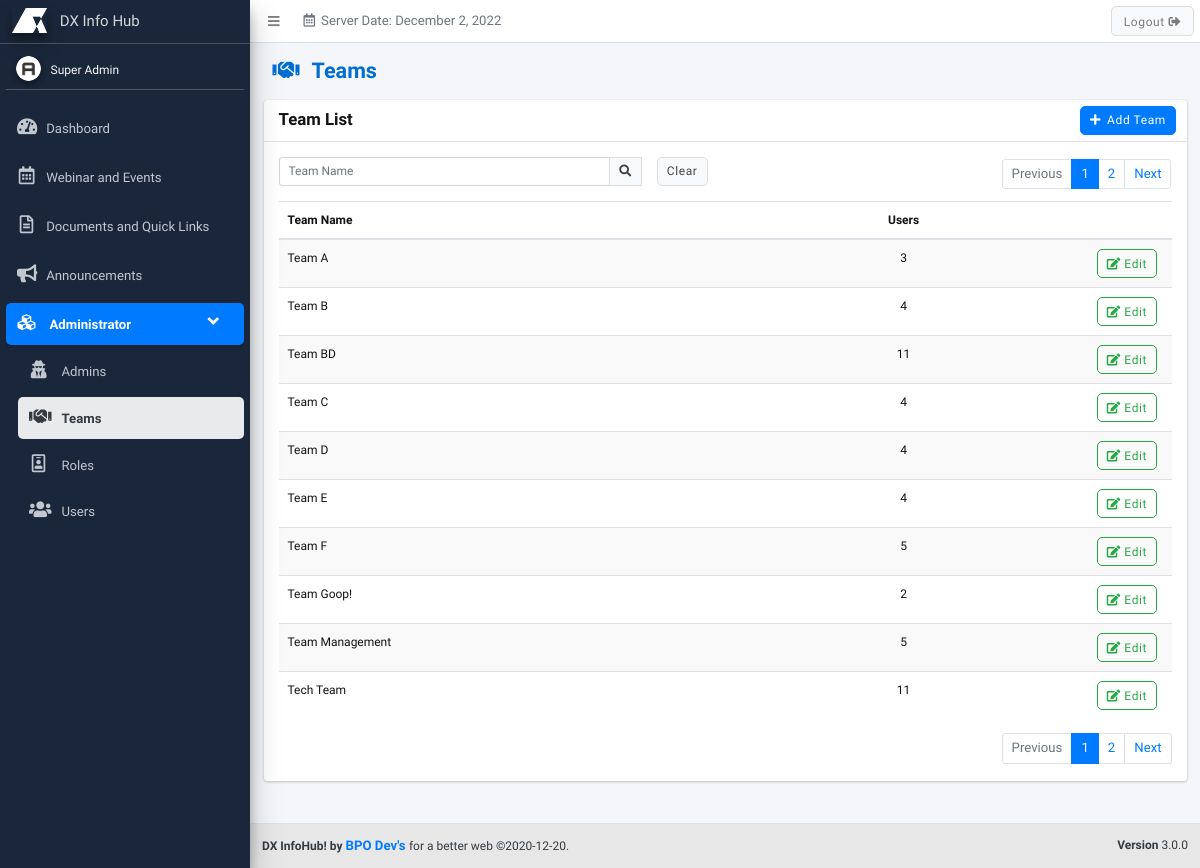
/pages/teams/index.php (signed in), run on the app's committed database.
### tables this page shows
CREATE TABLE `teams` (
  `id` int(11) NOT NULL,
  `team_name` varchar(100) NOT NULL,
  `team_status` int(11) NOT NULL DEFAULT 0,
  `temp_del` int(11) NOT NULL DEFAULT 0,
  `timestamp` timestamp NOT NULL DEFAULT current_timestamp() ON UPDATE current_timestamp()
);

### includes/functions.php (called while the page is built, shortened)
<?php
function renderLang($lang_arr) {
	if(isset($lang_arr[$GLOBALS['default_lang_idx']])) {
		if($lang_arr[$GLOBALS['default_lang_idx']] != '') {
			$return = $lang_arr[$GLOBALS['default_lang_idx']];
		} else {
			$return = $lang_arr[0];
		}
	} else {
		$return = $lang_arr[0];
	}
	return $return;
}
function checkSession() {
	$r = 0;
	if(isset($_SESSION['sys_id'])) {
		$r = 1;
	}
	return $r;
}
function checkPermission($permission) {
	$r = 0;
	if(in_array($permission,$_SESSION['sys_permissions'])) {
		$r = 1;
	}
	return $r;
}
function encryptID($id,$module = '') {
	return processIDEncryption($id,'encrypt',$module);
}
function processIDEncryption($id,$action,$module) {
	$charBank_arr = array('_q','i','_B','l','_a','M','f','u','_g','O','h','9','V','W','F','s','6','K','P','_b','8','_r','X','3','Y','2','N','d','q','_S','j','_L','_R','p','Z','E','5','e','x','A','_k','_I','g','_Q','_G','J','G','_j','_J','b','_c','o','_E','_p','m','1','_i','_K','_o','B','I','S','_l','_H','0','_n','Q','y','_D','a','H','n','L','_C','D','t','k','_P','R','_e','_s','_M','z','_d','c','_A','_m','w','v','_h','_N','U','_O','T','C','7','_F','r','_f','4');
	$output = '';
	if($action == 'encrypt') {
		$epoch_time = substr(time() * rand(1,100),0,10);
		$dynamic_val = '';
		$dynamic_val .= $charBank_arr[($epoch_time[0].$epoch_time[1])*1];
		$dynamic_val .= $charBank_arr[($epoch_time[2].$epoch_time[3])*1];
		$dynamic_val .= $charBank_arr[($epoch_time[4].$epoch_time[5])*1];
		$dynamic_val .= $charBank_arr[($epoch_time[6].$epoch_time[7])*1];
		$dynamic_val .= $charBank_arr[($epoch_time[8].$epoch_time[9])*1];
		$secret_key = $dynamic_val;
	}
	$encrypt_method = "AES-256-CBC";
	$key = hash('sha256',$secret_key);
	if($module == '') {
		$module = $GLOBALS['page'];
	}
	$iv = substr(hash('sha256',$module),0,16);
	if($action == 'encrypt') {
		$output = base64_encode(openssl_encrypt($id,$encrypt_method,$key,0,$iv)).$dynamic_val;
	} else {
		$id = str_replace($secret_key,'',$id);
		$output = openssl_decrypt(base64_decode($id),$encrypt_method,$key,0,$iv);
	}
	return $output;
}
?>

### includes/lang/teams.php (called while the page is built, shortened)
<?php
$team = array(
	'Teams',
	''
);
$team_list = array(
	'Team List',
	''
);
$team_add = array(
	'Add Team',
	''
);
$team_edit = array(
	'Edit Team',
	''
);
$team_name_label = array(
	'Team Name',
	''
);
$team_users_label = array(
	'Users',
	''
);
?>

### includes/common/set-search.php (called while the page is built, shortened)
<?php
$where = '';
if(isset($keywords_arr)) {
	foreach($keywords_arr as $keyword) {
		$keyword = str_replace("'","''",$keyword);
		if($where == '') {
			foreach($fields_arr as $field) {
				if($where == '') {
					$where .= " WHERE ".$field." LIKE '%".$keyword."%' AND temp_del = 0";
				} else {
					$where .= " OR ".$field." LIKE '%".$keyword."%' AND temp_del = 0";
				}
			}
		} else {
			foreach($fields_arr as $field) {
				$where .= " OR ".$field." LIKE '%".$keyword."%' AND temp_del = 0";
			}
		}
	}
} else {
	if($where == '' && $page != 'system-log') {
		 $where = " WHERE temp_del=0";
	}
}
?>

### includes/common/set-pagination.php (called while the page is built, shortened)
<?php
$numrows = 10;
$page_ctr = 1;
$sql_start = abs($numrows * ((int)$page_ctr-1));
?>

### includes/lang/webinar-events.php (called while the page is built, shortened)
<?php
$edit = array(
	'Edit',
	''
);
?>

### pages/teams/index.php (the view, shortened to what this page needs)
<?php
require($_SERVER['DOCUMENT_ROOT'].'/includes/config.php');
if(checkSession()) {
	if(checkPermission('teams')) {
		$page = 'teams';
		$fields_arr = array('team_name');
		require($_SERVER['DOCUMENT_ROOT'].'/includes/common/set-search.php');
		require($_SERVER['DOCUMENT_ROOT'].'/includes/common/set-pagination.php');
?>
<!DOCTYPE html>
<html>
<head>
	<?php require($_SERVER['DOCUMENT_ROOT'].'/includes/common/links.php'); ?>
</head>
<body class="hold-transition sidebar-mini layout-fixed">
	<div class="wrapper">
		<?php
		require($_SERVER['DOCUMENT_ROOT'].'/includes/common/child-header.php');
		require($_SERVER['DOCUMENT_ROOT'].'/includes/common/child-sidebar.php');
		?>
		<div class="content-wrapper">
			<section class="content-header">
				<div class="container-fluid">
					<div class="row mb-2">
						<div class="col-sm-6">
							<h1><i class="fa fa-handshake mr-3"></i><?php echo renderLang($team); ?></h1>
						</div>
					</div>
				</div>
			</section>
			<section class="content">
				<div class="container-fluid">
					<div class="card">
						<div class="card-header">
							<h3 class="card-title"><?php echo renderLang($team_list); ?></h3>
							<div class="card-tools">
								<button type="button" class="btn btn-primary mr-1" data-toggle="modal" data-target="#add_team_modal">
									<i class="fa fa-plus mr-2"></i><?php echo renderLang($team_add); ?>
								</button>
							</div>
						</div>
						<div class="card-body">
							<?php require($_SERVER['DOCUMENT_ROOT'].'/includes/common/search-and-pagination.php'); ?>
							<div class="table-responsive">
								<table id="table-data" class="table table-striped table-hover">
									<thead>
										<tr>
											<th style="width:50%"><?php echo renderLang($team_name_label); ?></th>
											<th class="text-center"><?php echo renderLang($team_users_label); ?></th>
											<th style="width:10%"></th>
										</tr>
									</thead>
									<tbody>
										<?php
										$sql = $pdo->prepare("SELECT * FROM teams".$where." ORDER BY team_name ASC LIMIT ".$sql_start.",".$numrows);
										$sql->execute();
										while($data = $sql->fetch(PDO::FETCH_ASSOC)) {
											$team_id = encryptID($data['id']);
											$count =  $pdo->prepare("SELECT * FROM `users` WHERE `team_id` = ".$data['id']);
											$count->execute();
											$total_data_count = $count->rowCount();
											echo '<tr>';
												echo '<td>'.$data['team_name'].'</td>';
												echo '<td class="text-center">'.$total_data_count.'</td>';
												echo '<td class="text-center">';
													if(checkPermission('team-edit')) {
														echo '<a href="/edit-team/'.$team_id.'" class="btn btn-outline-success" title="'.renderLang($team_edit).'"><i class="fas fa-edit"></i> '. renderLang($edit) .'</a>';
													}
												echo '</td>';
											echo '</tr>';
										}
										?>
									</tbody>
								</table>
							</div>
							<?php require($_SERVER['DOCUMENT_ROOT'].'/includes/common/pagination-bottom.php'); ?>
						</div>
					</div>
				</div>
			</section>
		</div>
		<?php require($_SERVER['DOCUMENT_ROOT'].'/includes/common/child-footer.php'); ?>
	</div>
</body>
</html>
<?php
	} else {
		$_SESSION['sys_permission_err'] = renderLang($permission_message_1);
		header('location: /dashboard');
	}
} else {
	$_SESSION['sys_login_err'] = renderLang($login_msg_err_4);
	header('location: /login');
}
?>

### assets/css/common.css (style rules this page uses)
html { font-size: 12px; }
.content-wrapper { padding-bottom: 2.5rem; }
.card-header > .card-tools { margin-top: -.25rem; margin-bottom: -.25rem; }
.card-title { font-size: 1.4rem; }
.content-header { padding: 15px 15px 10px; }
.table-striped tbody tr:nth-of-type(odd) { background: rgba(0,0,0,0.025); }

### assets/css/style.css (style rules this page uses)
:root { --blue: #006DD3; --gray: #E7E7E7; --dark-gray: #606060; --white: #fff; --black: #121212; }
body p, a { font-size: 1.1rem; }
.btn { border-radius: 5px; letter-spacing: 0.05rem; }
.btn .fa { margin-right: 10px; }
@media (min-width: 1200px) { .h1, .h2, .h3, .h4, .h5, .h6, h1, h2, h3, h4, h5, h6 { font-weight: bold !important; text-transform: none; } }
@media (min-width: 1200px) { body { font-family: 'Inter Tight', sans-serif; color: var(--black); height: 100%; font-size: 1rem; } }
@media (min-width: 1200px) { * { box-sizing: border-box; } }
@media (min-width: 1200px) { [class*="col-"] { float: left; } }
@media (min-width: 1200px) { h1 { font-weight: 700; color: var(--blue);; } }
[class*="col-"] { width: 100%; }

### data on the page
teams: team_name "Team A", total_data_count "3"
teams: team_name "Team B", total_data_count "4"
teams: team_name "Team BD", total_data_count "11"
teams: team_name "Team C", total_data_count "4"
teams: team_name "Team D", total_data_count "4"
teams: team_name "Team E", total_data_count "4"
teams: team_name "Team F", total_data_count "5"
teams: team_name "Team Goop!", total_data_count "2"
teams: team_name "Team Management", total_data_count "5"
teams: team_name "Tech Team", total_data_count "11"

### other printed values
renderLang($header_server_date) "Server Date:"
$_SESSION['sys_fullname'] "Super Admin"
renderLang($team) "Teams"
renderLang($team_list) "Team List"
renderLang($team_add) "Add Team"
renderLang($btn_clear) "Clear"
renderLang($btn_previous) "Previous"
renderLang($btn_next) "Next"
renderLang($team_name_label) "Team Name"
renderLang($team_users_label) "Users"
renderLang($sitename) "DX InfoHub!"
